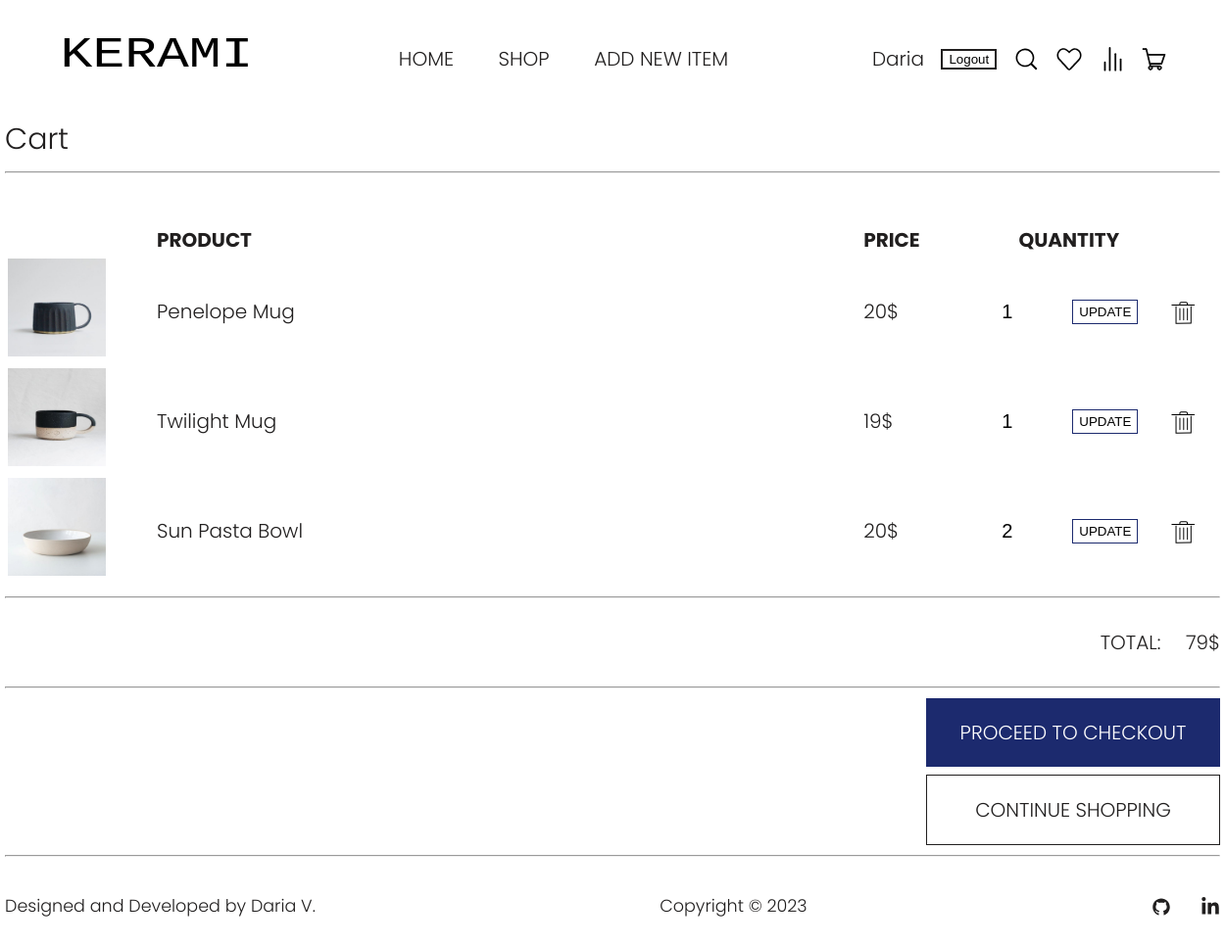
The app's page /cart/ (signed in), older data.
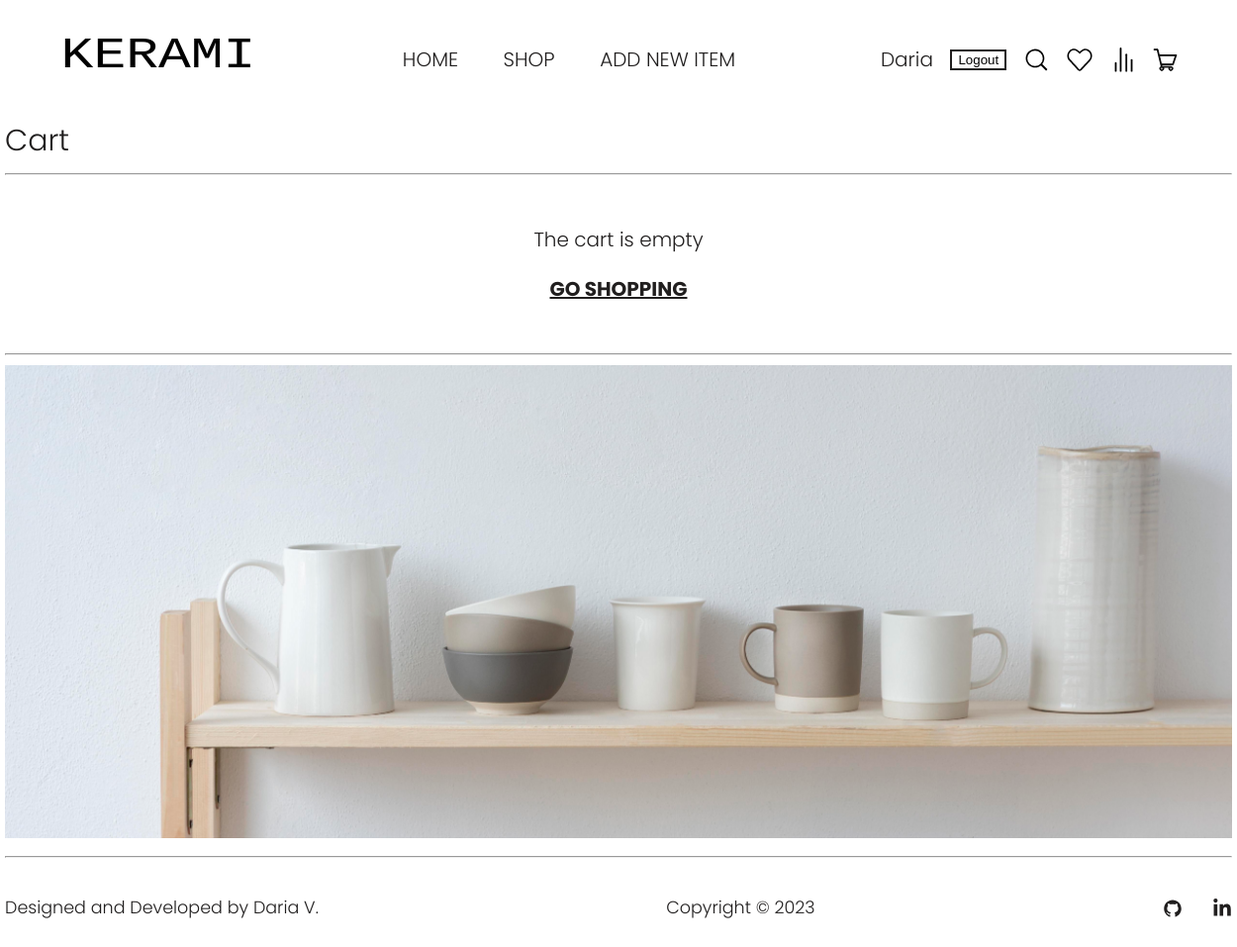
The same page, newer data.
### home/models.py (models this page shows, shortened)
class Menu(models.Model):
    title = models.CharField(max_length=100)
    url = models.CharField(max_length=100)
    class Meta:
        verbose_name = 'Menu'
        verbose_name_plural = 'Menu'

### cart/models.py (models this page shows, shortened)
class Cart(models.Model):
    title = models.CharField(max_length=50)
    price = models.CharField(max_length=5)
    image = models.ImageField(upload_to='cart/images')
    quantity = models.PositiveIntegerField(default=1)
    user = models.ForeignKey(User, on_delete=models.CASCADE)
    main_item = models.ForeignKey(Item, on_delete=models.CASCADE)

### cart/views.py (the view)
# urls.py: path('cart/', views.cart, name='cart'),
def cart(request):
    menu = Menu.objects.all()
    cart_items = Cart.objects.filter(user=request.user)
    total = cart_items.aggregate(total_price=Sum(ExpressionWrapper(
        F('price') * F('quantity'),
        output_field=DecimalField(),
    )))
    return render(request, 'cart/cart.html', {'cart_items': cart_items, 'menu': menu, 'total': total['total_price']})

### templates/cart/cart.html (shortened to what this page needs)
{% extends 'home/base.html' %}
{% load static %}
{% block css %}
<link rel="stylesheet" href="{% static 'css/cart.css' %}">
{% endblock %}
{% block content %}
<main>
    <section class="cart-page">
        <div class="cart container">
            <h1 class="cart-title">Cart</h1>
            <hr>
            {% if cart_items %}
            <div class="items-table">
                <table class="shop-table">
                    <thead class="titles-row">
                    <tr class="table-row-titles">
                        <th class="product-thumbnail">&nbsp;</th>
                        <th class="product-name">PRODUCT</th>
                        <th class="product-price">PRICE</th>
                        <th class="product-quantity">QUANTITY</th>
                        <th class="product-remove">&nbsp;</th>
                    </tr>
                    </thead>
                    <tbody>
                    {% if cart_items %}
                    {% for item in cart_items %}
                    <tr class="table-row-titles">
                        <td class="product-thumbnail"><a href="{% url 'view-item' item.main_item.id %}"><img
                                src="{{ item.image.url }}" alt="{{ item.title }}"
                                class="item-image"></a></td>
                        <td class="product-name"><a href="{% url 'view-item' item.main_item.id %}">{{ item.title }}</a>
                        </td>
                        <td class="product-price"><a href="{% url 'view-item' item.main_item.id %}">{{ item.price }}</a>
                        </td>
                        <td class="product-quantity"><a href="#">
                            <form method="POST" action="{% url 'update-cart' %}" class="update-quantity-form">
                                <input type="number" name="quantity" value="{{ item.quantity }}" min="1">
                                <button type="submit">UPDATE</button>
                            </form>
                        </a></td>
                        <td class="product-remove"><a href="{% url 'delete-item' item.id %}">
                        </a></td>
                    </tr>
                    {% endfor %}
                    {% endif %}
                    </tbody>
                </table>
                <hr>
                <div class="sum-total">
                    <span>TOTAL:</span>
                    <span>{{ total }}$</span>
                </div>
                <hr>
            </div>
            <div class="next-user-steps">
                <a class="checkout btn" href="{% url 'checkout' %}">PROCEED TO CHECKOUT</a>
                <a class="continue-shopping btn" href="{% url 'shop' %}">CONTINUE SHOPPING</a>
            </div>
            {% else %}
            <div class="no-items-found">
                <p>The cart is empty</p>
                <a href="{% url 'shop' %}">GO SHOPPING</a>
            </div>
            <hr>
            <div class="ceramics-image">
                <img src="{% static 'cart/pottery_objects.jpg' %}" alt="Pottery Objects">
            </div>
            {% endif %}
            <hr>
        </div>
    </section>
</main>
{% endblock content %}

### templates/home/base.html (shortened to what this page needs)
<!DOCTYPE html>
{% load static %}
<html lang="en">
<head>
    <link rel="stylesheet" href="{% static 'css/base.css' %}">
    {% block css %}{% endblock %}
</head>
<body>
{% block header %}
<header class="header-menu">
    <div class="header container">
        <div class="logo">
            <a href="{% url 'home' %}"><img src="{% static 'home/logo_ceramics.svg' %}" alt="KERAMI"></a>
        </div>
        <nav class="menu-nav">
            {% for m in menu %}
            <a class="menu-nav-item" href="{{ m.url }}">{{ m.title }}</a>
            {% endfor %}
            {% if user.is_staff %}
            <a class="menu-nav-item" href="{% url 'additem' %}">ADD NEW ITEM</a>
            {% endif %}
        </nav>
        <div class="right-items">
            {% if user.is_authenticated %}
            <a href="#">{{ user.username }}</a>
            <form action="{% url 'logout' %}" method="post">
                <button class="logout-btn">Logout</button>
            </form>
            {% else %}
            <a href="{% url 'login' %}">LOGIN</a>
            {% endif %}
            <a class="link-svg" href="#">
            </a>
            {% if user.is_authenticated %}
            <a class="link-svg" href="{% url 'favourites' %}">
                {% else %}
                <a class="link-svg" href="{% url 'login' %}">
                    {% endif %}
                </a>
            {% if user.is_authenticated %}
            <a class="link-svg" href="{% url 'comparison' %}">
                {% else %}
                <a class="link-svg" href="{% url 'login' %}">
                    {% endif %}
                </a>
            {% if user.is_authenticated %}
            <a class="link-svg" href="{% url 'cart' %}">
                {% else %}
                <a class="link-svg" href="{% url 'login' %}">
                    {% endif %}
                </a>
        </div>
    </div>
</header>
{% endblock header %}
{% block content %}
{% endblock content%}
<footer class="footer-nav">
    <div class="page-footer_wrapper container">
        <div class="footer-designer-name">
            <h3>Designed and Developed by Daria V.</h3>
        </div>
        <div class="footer-copyright">
            <h3>Copyright © 2023</h3>
        </div>
        <div class="footer-body">
            <ul class="footer-icons">
                <li class="social-icon">
                    <a href="https://github.com/dariavarlamovaa" target="_blank"
                       rel="noopener noreferrer">
                    </a>
                </li>
                <li class="social-icon">
                    <a href="https://www.linkedin.com/in/daria-varlamova-091537270/"
                       target="_blank" rel="noopener noreferrer">
                    </a>
                </li>
            </ul>
        </div>
    </div>
</footer>
</body>
</html>

Row changes from the older to the newer data that the page shows:
removed Cart: image (picture), title "Penelope Mug", price "20$", quantity "1"
removed Cart: image (picture), title "Twilight Mug", price "19$", quantity "1"
removed Cart: image (picture), title "Sun Pasta Bowl", price "20$", quantity "2"
Text that changed along with them:
{{ total }}: "79" → (not shown)
text no longer shown: "PRODUCT PRICE QUANTITY TOTAL: $ PROCEED TO CHECKOUT CONTINUE SHOPPING"
text now shown: "The cart is empty GO SHOPPING"
